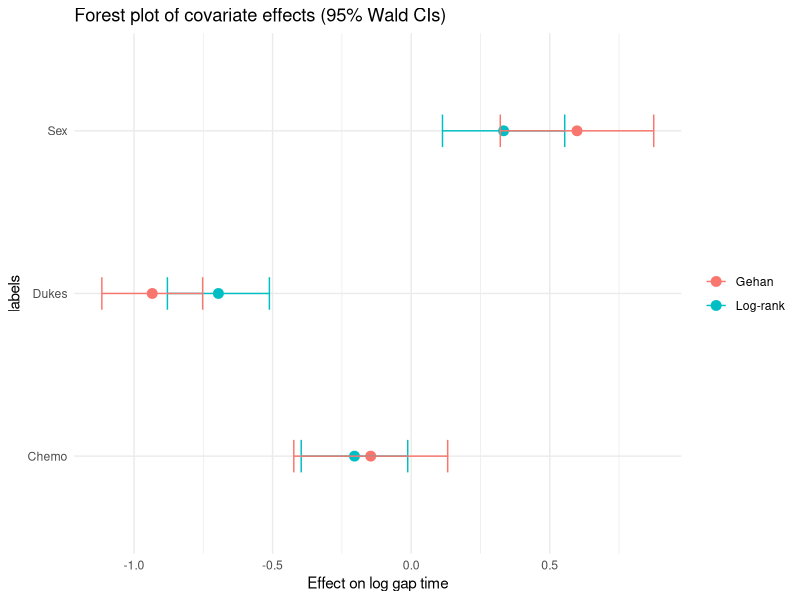

Source code (R):
# =============================================================================
# Tables 2 and 3 of the paper: covariate effects, standard errors and 95% Wald CIs
# Values are taken from application_results.pdf (output of application_sagt_model.m).
#
# The MATLAB code returns Gamma = n * (theta_tilde - theta_hat)(...)', the
# asymptotic variance of sqrt(n) * (theta_hat - theta_0). Standard errors of
# theta_hat are therefore sqrt(diag(Gamma) / n).
# Estimates are reported as effects on the log gap time, i.e. -theta_hat.
# =============================================================================

n      <- 397                                   # patients after preprocessing
labels <- c("Chemo", "Sex", "Dukes")

theta_G <- c(0.1459, -0.5984, 0.9343)           # Gehan
theta_L <- c(0.2046, -0.3335, 0.6956)           # log-rank (one-step)

gamma_G_huang <- c(7.9659, 7.9225, 3.4168)      # diag of Gamma, Gehan (Huang)
gamma_L_huang <- c(3.8175, 5.0255, 3.4994)      # diag of Gamma, log-rank (Huang)
gamma_L_reg   <- c(2.1078, 3.6909, 1.9195)      # diag of Gamma, log-rank (Reg)

wald <- function(theta, gamma_diag, n, level = 0.95) {
  est <- -theta                                 # effect on the log gap time
  se  <- sqrt(gamma_diag / n)
  z   <- qnorm(1 - (1 - level) / 2)
  data.frame(estimate = est, se = se, lower = est - z * se, upper = est + z * se,
             p_value = 2 * pnorm(-abs(est / se)))
}

res_G  <- wald(theta_G, gamma_G_huang, n)
res_LH <- wald(theta_L, gamma_L_huang, n)
res_LR <- wald(theta_L, gamma_L_reg,   n)
print(cbind(labels, round(res_G, 4)))
print(cbind(labels, round(res_LH, 4)))
print(cbind(labels, round(res_LR, 4)))

theta_L <- res_LH$estimate
theta_G <- res_G$estimate
ci_L <- as.matrix(res_LH[, c("lower", "upper")])
ci_G <- as.matrix(res_G[,  c("lower", "upper")])

# Create data frame
df <- data.frame(
  labels = rep(labels, 2),
  estimate = c(theta_L, theta_G),
  lower = c(ci_L[,1], ci_G[,1]),
  upper = c(ci_L[,2], ci_G[,2]),
  method = rep(c("Log-rank", "Gehan"), each = length(labels))
)

# Plot
library(ggplot2)

ggplot(df, aes(x = estimate, y = labels, color = method)) +
  geom_point(size = 3) +
  geom_errorbarh(aes(xmin = lower, xmax = upper), height = 0.2) +
  labs(x = "Effect on log gap time", title = "Forest plot of covariate effects (95% Wald CIs)") +
  theme_minimal() +
  theme(legend.title = element_blank())

# =============================================================================
# Table 3: cumulative baseline hazard at 180, 365 and 730 days
# Sigma_Lambda_2 is the variance of sqrt(n) * (Lambda_hat - Lambda_0), so the
# standard error is sqrt(Sigma_Lambda_2 / n).
# =============================================================================

days       <- c(180, 365, 730)
Lambda_G   <- c(0.2978, 0.4280, 0.5635)
Sigma2_G   <- c(0.6319, 0.7469, 1.9194)
Lambda_L   <- c(0.3615, 0.4725, 0.6683)
Sigma2_L   <- c(0.3490, 0.5629, 1.3299)

lambda_table <- function(L, s2, n) {
  se <- sqrt(s2 / n)
  data.frame(day = days, Lambda = L, se = se,
             lower = L - qnorm(0.975) * se, upper = L + qnorm(0.975) * se)
}
print(round(lambda_table(Lambda_G, Sigma2_G, n), 4))   # Gehan weight
print(round(lambda_table(Lambda_L, Sigma2_L, n), 4))   # log-rank weight
